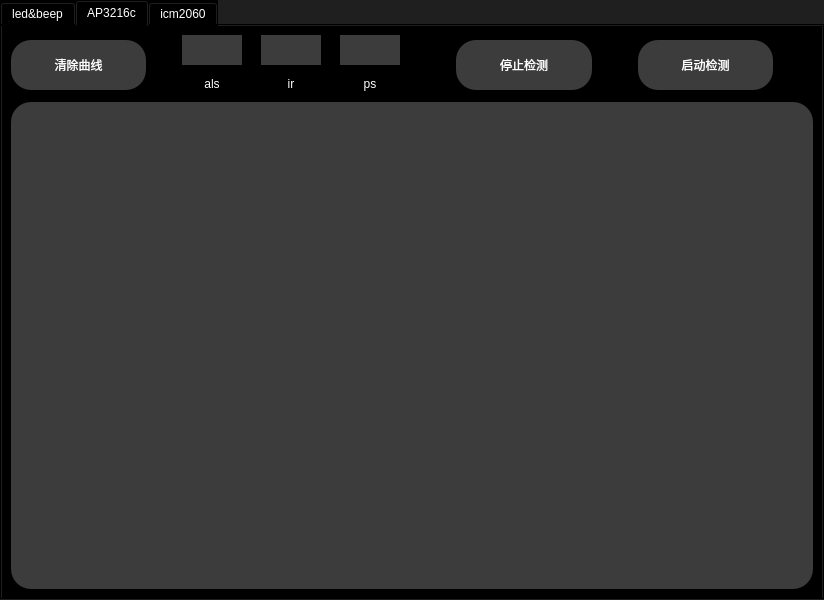
<?xml version="1.0" encoding="UTF-8"?>
<ui version="4.0">
 <class>imx6ullTest</class>
 <widget class="QWidget" name="imx6ullTest">
  <property name="geometry">
   <rect>
    <x>0</x>
    <y>0</y>
    <width>824</width>
    <height>600</height>
   </rect>
  </property>
  <property name="minimumSize">
   <size>
    <width>800</width>
    <height>600</height>
   </size>
  </property>
  <property name="windowTitle">
   <string>i.MX6ULL板级设备</string>
  </property>
  <property name="styleSheet">
   <string notr="true">background-color: rgb(31, 31, 32);</string>
  </property>
  <widget class="QWidget" name="centralwidget">
   <widget class="QTabWidget" name="tabWidget">
    <property name="geometry">
     <rect>
      <x>0</x>
      <y>0</y>
      <width>824</width>
      <height>600</height>
     </rect>
    </property>
    <property name="sizePolicy">
     <sizepolicy hsizetype="Expanding" vsizetype="Expanding">
      <horstretch>0</horstretch>
      <verstretch>0</verstretch>
     </sizepolicy>
    </property>
    <property name="styleSheet">
     <string notr="true">background:transparent; 
background:black;
color: white;
</string>
    </property>
    <property name="currentIndex">
     <number>1</number>
    </property>
    <widget class="QWidget" name="tab">
     <attribute name="title">
      <string>led&amp;&amp;beep</string>
     </attribute>
     <widget class="QWidget" name="layoutWidget">
      <property name="geometry">
       <rect>
        <x>0</x>
        <y>0</y>
        <width>821</width>
        <height>491</height>
       </rect>
      </property>
      <layout class="QGridLayout" name="gridLayout_2">
       <item row="3" column="1">
        <spacer name="verticalSpacer_3">
         <property name="orientation">
          <enum>Qt::Vertical</enum>
         </property>
         <property name="sizeHint" stdset="0">
          <size>
           <width>20</width>
           <height>40</height>
          </size>
         </property>
        </spacer>
       </item>
       <item row="1" column="0">
        <layout class="QHBoxLayout" name="horizontalLayout_2">
         <item>
          <spacer name="horizontalSpacer_8">
           <property name="orientation">
            <enum>Qt::Horizontal</enum>
           </property>
           <property name="sizeHint" stdset="0">
            <size>
             <width>40</width>
             <height>20</height>
            </size>
           </property>
          </spacer>
         </item>
         <item>
          <widget class="QPushButton" name="ledBt">
           <property name="sizePolicy">
            <sizepolicy hsizetype="Minimum" vsizetype="Fixed">
             <horstretch>0</horstretch>
             <verstretch>0</verstretch>
            </sizepolicy>
           </property>
           <property name="minimumSize">
            <size>
             <width>200</width>
             <height>60</height>
            </size>
           </property>
           <property name="styleSheet">
            <string notr="true">border-radius:20px;
background:transparent; 
background:#3c3c3c;
color: white;</string>
           </property>
           <property name="text">
            <string>LED</string>
           </property>
          </widget>
         </item>
         <item>
          <spacer name="horizontalSpacer_7">
           <property name="orientation">
            <enum>Qt::Horizontal</enum>
           </property>
           <property name="sizeType">
            <enum>QSizePolicy::Fixed</enum>
           </property>
           <property name="sizeHint" stdset="0">
            <size>
             <width>80</width>
             <height>20</height>
            </size>
           </property>
          </spacer>
         </item>
         <item>
          <widget class="QPushButton" name="beepBt">
           <property name="minimumSize">
            <size>
             <width>200</width>
             <height>60</height>
            </size>
           </property>
           <property name="styleSheet">
            <string notr="true">border-radius:20px;
background:transparent; 
background:#3c3c3c;
color: white;</string>
           </property>
           <property name="text">
            <string>BEEP</string>
           </property>
          </widget>
         </item>
         <item>
          <spacer name="horizontalSpacer_9">
           <property name="orientation">
            <enum>Qt::Horizontal</enum>
           </property>
           <property name="sizeHint" stdset="0">
            <size>
             <width>40</width>
             <height>20</height>
            </size>
           </property>
          </spacer>
         </item>
        </layout>
       </item>
       <item row="4" column="0">
        <spacer name="verticalSpacer_2">
         <property name="orientation">
          <enum>Qt::Vertical</enum>
         </property>
         <property name="sizeHint" stdset="0">
          <size>
           <width>20</width>
           <height>40</height>
          </size>
         </property>
        </spacer>
       </item>
       <item row="0" column="0">
        <spacer name="verticalSpacer">
         <property name="orientation">
          <enum>Qt::Vertical</enum>
         </property>
         <property name="sizeHint" stdset="0">
          <size>
           <width>20</width>
           <height>40</height>
          </size>
         </property>
        </spacer>
       </item>
       <item row="3" column="0">
        <widget class="QLabel" name="label_11">
         <property name="styleSheet">
          <string notr="true">font-size: 40px;text-align: center;</string>
         </property>
         <property name="text">
          <string>Hello World</string>
         </property>
         <property name="alignment">
          <set>Qt::AlignCenter</set>
         </property>
        </widget>
       </item>
      </layout>
     </widget>
    </widget>
    <widget class="QWidget" name="tab_2">
     <attribute name="title">
      <string>AP3216c</string>
     </attribute>
     <layout class="QGridLayout" name="gridLayout">
      <item row="0" column="0">
       <layout class="QVBoxLayout" name="verticalLayout_4" stretch="1,8">
        <item>
         <layout class="QHBoxLayout" name="horizontalLayout" stretch="0,0,0,0,0,0,0,0,0,0,0,0">
          <item>
           <widget class="QPushButton" name="btnClear">
            <property name="minimumSize">
             <size>
              <width>0</width>
              <height>50</height>
             </size>
            </property>
            <property name="styleSheet">
             <string notr="true">background:transparent; 
background:#3c3c3c;
color: white;
border-radius:20px;</string>
            </property>
            <property name="text">
             <string>清除曲线</string>
            </property>
           </widget>
          </item>
          <item>
           <spacer name="horizontalSpacer">
            <property name="orientation">
             <enum>Qt::Horizontal</enum>
            </property>
            <property name="sizeType">
             <enum>QSizePolicy::Fixed</enum>
            </property>
            <property name="sizeHint" stdset="0">
             <size>
              <width>30</width>
              <height>20</height>
             </size>
            </property>
           </spacer>
          </item>
          <item>
           <layout class="QVBoxLayout" name="verticalLayout">
            <item>
             <widget class="QTextEdit" name="alsEdit">
              <property name="minimumSize">
               <size>
                <width>60</width>
                <height>30</height>
               </size>
              </property>
              <property name="maximumSize">
               <size>
                <width>60</width>
                <height>30</height>
               </size>
              </property>
              <property name="styleSheet">
               <string notr="true">background:transparent; 
background:#3c3c3c;
color: white;
border-radius:20px;</string>
              </property>
             </widget>
            </item>
            <item>
             <widget class="QLabel" name="label">
              <property name="minimumSize">
               <size>
                <width>60</width>
                <height>0</height>
               </size>
              </property>
              <property name="maximumSize">
               <size>
                <width>60</width>
                <height>16777215</height>
               </size>
              </property>
              <property name="text">
               <string>als</string>
              </property>
              <property name="alignment">
               <set>Qt::AlignCenter</set>
              </property>
             </widget>
            </item>
           </layout>
          </item>
          <item>
           <spacer name="horizontalSpacer_4">
            <property name="orientation">
             <enum>Qt::Horizontal</enum>
            </property>
            <property name="sizeType">
             <enum>QSizePolicy::Fixed</enum>
            </property>
            <property name="sizeHint" stdset="0">
             <size>
              <width>13</width>
              <height>20</height>
             </size>
            </property>
           </spacer>
          </item>
          <item>
           <layout class="QVBoxLayout" name="verticalLayout_2">
            <item>
             <widget class="QTextEdit" name="irEdit">
              <property name="minimumSize">
               <size>
                <width>60</width>
                <height>30</height>
               </size>
              </property>
              <property name="maximumSize">
               <size>
                <width>60</width>
                <height>30</height>
               </size>
              </property>
              <property name="styleSheet">
               <string notr="true">background:transparent; 
background:#3c3c3c;
color: white;
border-radius:20px;</string>
              </property>
             </widget>
            </item>
            <item>
             <widget class="QLabel" name="label_2">
              <property name="minimumSize">
               <size>
                <width>60</width>
                <height>0</height>
               </size>
              </property>
              <property name="maximumSize">
               <size>
                <width>60</width>
                <height>16777215</height>
               </size>
              </property>
              <property name="text">
               <string>ir</string>
              </property>
              <property name="alignment">
               <set>Qt::AlignCenter</set>
              </property>
             </widget>
            </item>
           </layout>
          </item>
          <item>
           <spacer name="horizontalSpacer_5">
            <property name="orientation">
             <enum>Qt::Horizontal</enum>
            </property>
            <property name="sizeType">
             <enum>QSizePolicy::Fixed</enum>
            </property>
            <property name="sizeHint" stdset="0">
             <size>
              <width>13</width>
              <height>20</height>
             </size>
            </property>
           </spacer>
          </item>
          <item>
           <layout class="QVBoxLayout" name="verticalLayout_3">
            <item>
             <widget class="QTextEdit" name="psEdit">
              <property name="minimumSize">
               <size>
                <width>60</width>
                <height>30</height>
               </size>
              </property>
              <property name="maximumSize">
               <size>
                <width>60</width>
                <height>30</height>
               </size>
              </property>
              <property name="styleSheet">
               <string notr="true">background:transparent; 
background:#3c3c3c;
color: white;
border-radius:20px;</string>
              </property>
             </widget>
            </item>
            <item>
             <widget class="QLabel" name="label_3">
              <property name="minimumSize">
               <size>
                <width>60</width>
                <height>0</height>
               </size>
              </property>
              <property name="maximumSize">
               <size>
                <width>60</width>
                <height>16777215</height>
               </size>
              </property>
              <property name="text">
               <string>ps</string>
              </property>
              <property name="alignment">
               <set>Qt::AlignCenter</set>
              </property>
             </widget>
            </item>
           </layout>
          </item>
          <item>
           <spacer name="horizontalSpacer_2">
            <property name="orientation">
             <enum>Qt::Horizontal</enum>
            </property>
            <property name="sizeType">
             <enum>QSizePolicy::Fixed</enum>
            </property>
            <property name="sizeHint" stdset="0">
             <size>
              <width>50</width>
              <height>20</height>
             </size>
            </property>
           </spacer>
          </item>
          <item>
           <widget class="QPushButton" name="pushButton">
            <property name="minimumSize">
             <size>
              <width>0</width>
              <height>50</height>
             </size>
            </property>
            <property name="styleSheet">
             <string notr="true">background:transparent; 
background:#3c3c3c;
color: white;
border-radius:20px;</string>
            </property>
            <property name="text">
             <string>停止检测</string>
            </property>
           </widget>
          </item>
          <item>
           <spacer name="horizontalSpacer_3">
            <property name="orientation">
             <enum>Qt::Horizontal</enum>
            </property>
            <property name="sizeType">
             <enum>QSizePolicy::Fixed</enum>
            </property>
            <property name="sizeHint" stdset="0">
             <size>
              <width>40</width>
              <height>20</height>
             </size>
            </property>
           </spacer>
          </item>
          <item>
           <widget class="QPushButton" name="btnStartAndStop">
            <property name="minimumSize">
             <size>
              <width>0</width>
              <height>50</height>
             </size>
            </property>
            <property name="styleSheet">
             <string notr="true">background:transparent; 
background:#3c3c3c;
color: white;
border-radius:20px;</string>
            </property>
            <property name="text">
             <string>启动检测</string>
            </property>
           </widget>
          </item>
          <item>
           <spacer name="horizontalSpacer_6">
            <property name="orientation">
             <enum>Qt::Horizontal</enum>
            </property>
            <property name="sizeType">
             <enum>QSizePolicy::Fixed</enum>
            </property>
            <property name="sizeHint" stdset="0">
             <size>
              <width>40</width>
              <height>20</height>
             </size>
            </property>
           </spacer>
          </item>
         </layout>
        </item>
        <item>
         <widget class="QChartView" name="graphicsView">
          <property name="styleSheet">
           <string>background:transparent; 
background:#3c3c3c;
color: white;
border-radius:20px;</string>
          </property>
         </widget>
        </item>
       </layout>
      </item>
     </layout>
    </widget>
    <widget class="QWidget" name="tab_3">
     <attribute name="title">
      <string>icm2060</string>
     </attribute>
     <widget class="QWidget" name="layoutWidget_2">
      <property name="geometry">
       <rect>
        <x>30</x>
        <y>130</y>
        <width>751</width>
        <height>60</height>
       </rect>
      </property>
      <layout class="QHBoxLayout" name="horizontalLayout_3">
       <item>
        <layout class="QVBoxLayout" name="verticalLayout_5">
         <item>
          <widget class="QTextEdit" name="gxdataEdit">
           <property name="maximumSize">
            <size>
             <width>60</width>
             <height>30</height>
            </size>
           </property>
           <property name="styleSheet">
            <string notr="true">background:transparent; 
background:#3c3c3c;
color: white;
border-radius:20px;</string>
           </property>
          </widget>
         </item>
         <item>
          <widget class="QLabel" name="label_4">
           <property name="text">
            <string>gxdata</string>
           </property>
           <property name="alignment">
            <set>Qt::AlignCenter</set>
           </property>
          </widget>
         </item>
        </layout>
       </item>
       <item>
        <spacer name="horizontalSpacer_10">
         <property name="orientation">
          <enum>Qt::Horizontal</enum>
         </property>
         <property name="sizeHint" stdset="0">
          <size>
           <width>18</width>
           <height>20</height>
          </size>
         </property>
        </spacer>
       </item>
       <item>
        <layout class="QVBoxLayout" name="verticalLayout_6">
         <item>
          <widget class="QTextEdit" name="gydataEdit">
           <property name="maximumSize">
            <size>
             <width>60</width>
             <height>30</height>
            </size>
           </property>
           <property name="styleSheet">
            <string notr="true">background:transparent; 
background:#3c3c3c;
color: white;
border-radius:20px;</string>
           </property>
          </widget>
         </item>
         <item>
          <widget class="QLabel" name="label_5">
           <property name="text">
            <string>gydata</string>
           </property>
           <property name="alignment">
            <set>Qt::AlignCenter</set>
           </property>
          </widget>
         </item>
        </layout>
       </item>
       <item>
        <spacer name="horizontalSpacer_11">
         <property name="orientation">
          <enum>Qt::Horizontal</enum>
         </property>
         <property name="sizeHint" stdset="0">
          <size>
           <width>18</width>
           <height>20</height>
          </size>
         </property>
        </spacer>
       </item>
       <item>
        <layout class="QVBoxLayout" name="verticalLayout_7">
         <item>
          <widget class="QTextEdit" name="gzdataEdit">
           <property name="maximumSize">
            <size>
             <width>60</width>
             <height>30</height>
            </size>
           </property>
           <property name="styleSheet">
            <string notr="true">background:transparent; 
background:#3c3c3c;
color: white;
border-radius:20px;</string>
           </property>
          </widget>
         </item>
         <item>
          <widget class="QLabel" name="label_6">
           <property name="text">
            <string>gzdata</string>
           </property>
           <property name="alignment">
            <set>Qt::AlignCenter</set>
           </property>
          </widget>
         </item>
        </layout>
       </item>
       <item>
        <spacer name="horizontalSpacer_12">
         <property name="orientation">
          <enum>Qt::Horizontal</enum>
         </property>
         <property name="sizeHint" stdset="0">
          <size>
           <width>18</width>
           <height>20</height>
          </size>
         </property>
        </spacer>
       </item>
       <item>
        <layout class="QVBoxLayout" name="verticalLayout_8">
         <item>
          <widget class="QTextEdit" name="axdataEdit">
           <property name="maximumSize">
            <size>
             <width>60</width>
             <height>30</height>
            </size>
           </property>
           <property name="styleSheet">
            <string notr="true">background:transparent; 
background:#3c3c3c;
color: white;
border-radius:20px;</string>
           </property>
          </widget>
         </item>
         <item>
          <widget class="QLabel" name="label_7">
           <property name="text">
            <string>axdata</string>
           </property>
           <property name="alignment">
            <set>Qt::AlignCenter</set>
           </property>
          </widget>
         </item>
        </layout>
       </item>
       <item>
        <spacer name="horizontalSpacer_13">
         <property name="orientation">
          <enum>Qt::Horizontal</enum>
         </property>
         <property name="sizeHint" stdset="0">
          <size>
           <width>18</width>
           <height>20</height>
          </size>
         </property>
        </spacer>
       </item>
       <item>
        <layout class="QVBoxLayout" name="verticalLayout_9">
         <item>
          <widget class="QTextEdit" name="aydataEdit">
           <property name="maximumSize">
            <size>
             <width>60</width>
             <height>30</height>
            </size>
           </property>
           <property name="styleSheet">
            <string notr="true">background:transparent; 
background:#3c3c3c;
color: white;
border-radius:20px;</string>
           </property>
          </widget>
         </item>
         <item>
          <widget class="QLabel" name="label_8">
           <property name="text">
            <string>aydata</string>
           </property>
           <property name="alignment">
            <set>Qt::AlignCenter</set>
           </property>
          </widget>
         </item>
        </layout>
       </item>
       <item>
        <spacer name="horizontalSpacer_14">
         <property name="orientation">
          <enum>Qt::Horizontal</enum>
         </property>
         <property name="sizeHint" stdset="0">
          <size>
           <width>18</width>
           <height>20</height>
          </size>
         </property>
        </spacer>
       </item>
       <item>
        <layout class="QVBoxLayout" name="verticalLayout_10">
         <item>
          <widget class="QTextEdit" name="azdataEdit">
           <property name="maximumSize">
            <size>
             <width>60</width>
             <height>30</height>
            </size>
           </property>
           <property name="styleSheet">
            <string notr="true">background:transparent; 
background:#3c3c3c;
color: white;
border-radius:20px;</string>
           </property>
          </widget>
         </item>
         <item>
          <widget class="QLabel" name="label_9">
           <property name="text">
            <string>azdata</string>
           </property>
           <property name="alignment">
            <set>Qt::AlignCenter</set>
           </property>
          </widget>
         </item>
        </layout>
       </item>
       <item>
        <spacer name="horizontalSpacer_15">
         <property name="orientation">
          <enum>Qt::Horizontal</enum>
         </property>
         <property name="sizeHint" stdset="0">
          <size>
           <width>18</width>
           <height>20</height>
          </size>
         </property>
        </spacer>
       </item>
       <item>
        <layout class="QVBoxLayout" name="verticalLayout_11">
         <item>
          <widget class="QTextEdit" name="tempdataEdit">
           <property name="maximumSize">
            <size>
             <width>60</width>
             <height>30</height>
            </size>
           </property>
           <property name="styleSheet">
            <string notr="true">background:transparent; 
background:#3c3c3c;
color: white;
border-radius:20px;</string>
           </property>
          </widget>
         </item>
         <item>
          <widget class="QLabel" name="label_10">
           <property name="text">
            <string>tempdata</string>
           </property>
           <property name="alignment">
            <set>Qt::AlignCenter</set>
           </property>
          </widget>
         </item>
        </layout>
       </item>
      </layout>
     </widget>
     <widget class="QWidget" name="layoutWidget_3">
      <property name="geometry">
       <rect>
        <x>260</x>
        <y>220</y>
        <width>291</width>
        <height>101</height>
       </rect>
      </property>
      <layout class="QHBoxLayout" name="horizontalLayout_4">
       <item>
        <widget class="QPushButton" name="stop2060Bt">
         <property name="minimumSize">
          <size>
           <width>100</width>
           <height>50</height>
          </size>
         </property>
         <property name="maximumSize">
          <size>
           <width>100</width>
           <height>50</height>
          </size>
         </property>
         <property name="styleSheet">
          <string notr="true">background:transparent; 
background:#3c3c3c;
color: white;
border-radius:20px;</string>
         </property>
         <property name="text">
          <string>关闭传感器</string>
         </property>
        </widget>
       </item>
       <item>
        <spacer name="horizontalSpacer_16">
         <property name="orientation">
          <enum>Qt::Horizontal</enum>
         </property>
         <property name="sizeHint" stdset="0">
          <size>
           <width>40</width>
           <height>20</height>
          </size>
         </property>
        </spacer>
       </item>
       <item>
        <widget class="QPushButton" name="start2060Bt">
         <property name="minimumSize">
          <size>
           <width>100</width>
           <height>50</height>
          </size>
         </property>
         <property name="maximumSize">
          <size>
           <width>100</width>
           <height>50</height>
          </size>
         </property>
         <property name="styleSheet">
          <string notr="true">background:transparent; 
background:#3c3c3c;
color: white;
border-radius:20px;</string>
         </property>
         <property name="text">
          <string>开启传感器</string>
         </property>
        </widget>
       </item>
      </layout>
     </widget>
    </widget>
   </widget>
  </widget>
 </widget>
 <customwidgets>
  <customwidget>
   <class>QChartView</class>
   <extends>QGraphicsView</extends>
   <header>qchartview.h</header>
  </customwidget>
 </customwidgets>
 <resources/>
 <connections/>
</ui>
